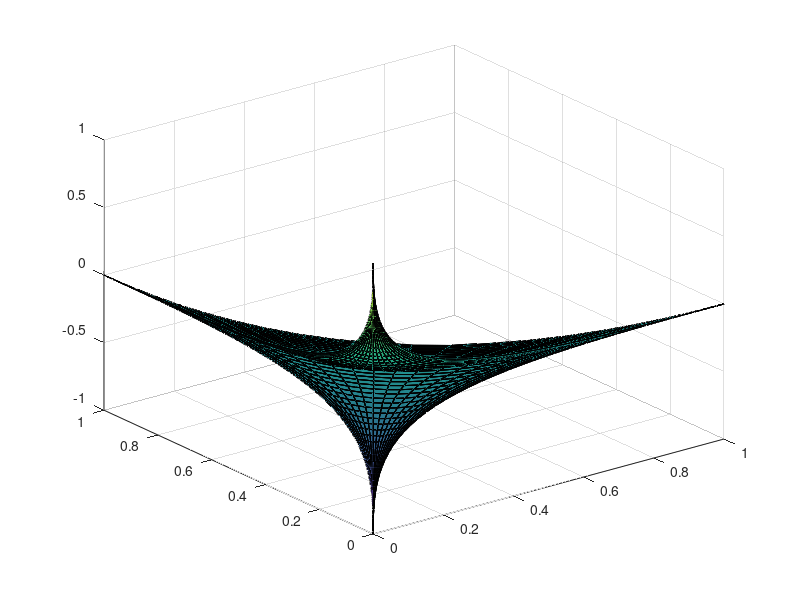

Write MATLAB code to recreate this figure.
x0 = 0;
y0 = 0;
z0 = 0;

rx = 20;
ry = 20;
rz = 20;

n = 100;

s1 = 5;
s2 = 4;

% -pi <= theta <= pi is a row vector.
% -pi/2 <= phi <= pi/2 is a column vector.
theta = (-n:2:n)/n*pi;
phi = (-n:2:n)'/n*pi/2;
cosphi = cos(phi); cosphi(1) = 0; cosphi(n+1) = 0;
sintheta = sin(theta); sintheta(1) = 0; sintheta(n+1) = 0;

x = cosphi.^s1*cos(theta).^s2;
y = cosphi.^s1*sintheta.^s2;
z = sin(phi).^s1*ones(1,n+1);

    surf(x,y,z)
    xx = x; yy = y; zz = z;

% 
% t1 = linspace(-pi/2, pi/2, n);
% t2 = linspace(0, 2*pi, n);
% 
% s1 = 2;
% s2 = 2;
% 
% x= rx * cos(t1).^s1 .* cos(t2).^s2' + x0;
% y= ry * cos(t1).^s1 .* sin(t2).^s2' + y0;
% z= rz * sin(t1).^s1 .* ones(n,1) + z0;
% 
% surf(x, y, z)
% 
